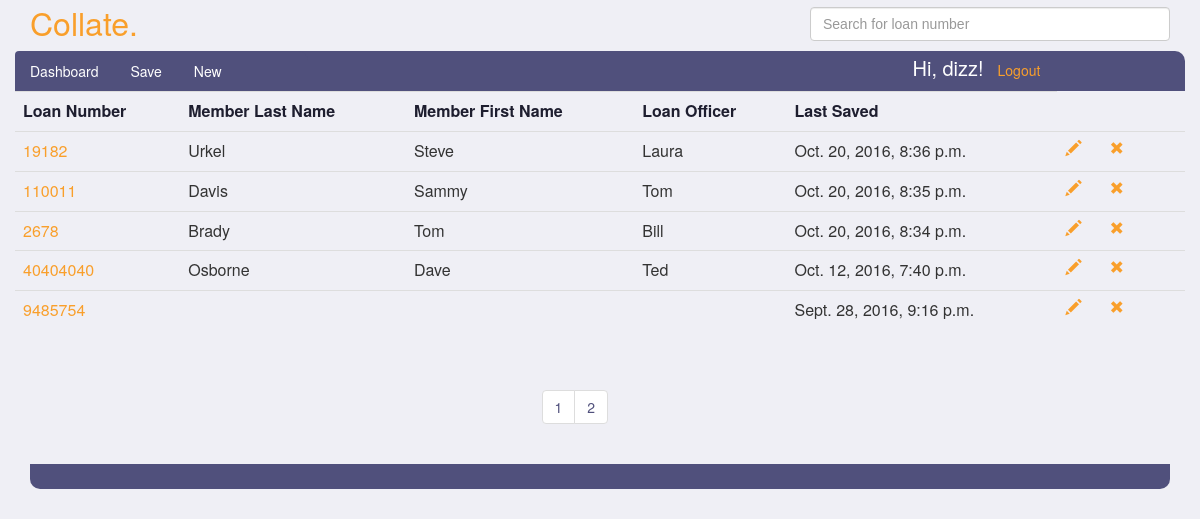
The app's page /Andre/submittals/ (signed in) with its own data.
### submittals/models.py (models this page shows, shortened)
class Submittal(models.Model):
    ACCOUNT_TYPES = (
        ('EQ', 'Equity Line of Credit'),
        ('EL', 'Equity Loan'),
    )
    PAY_TYPES = (
        ('BW', 'Bi-Weekly'),
        ('SM', 'Semi-Monthly'),
        ('MO', 'Monthly'),
        ('WK', 'Weekly'),
    )
    EMAIL_TEMPLATE_TYPES = (
        ('IN', 'Initial Contact - Email'),
        ('PR', 'Processor Submit - Email'),
        ('IA', 'Initial Approval - Email'),
        ('FN', 'Final Approval - Email'),
    )
    SMS_TEMPLATE_TYPES = (
        ('IN', 'Initial Contact - SMS'),
        ('PR', 'Processor Submit - SMS'),
        ('IA', 'Initial Approval - SMS'),
        ('FN', 'Final Approval - SMS'),
    )
    loan_number = models.PositiveIntegerField(unique=True)
    account_type = models.CharField(max_length=256, blank=True, choices=ACCOUNT_TYPES)
    loan_officer = models.CharField(max_length=256, blank=True)
    loan_processor = models.ForeignKey(Person, related_name="submittals", null=True, blank=True)
    loan_story = models.CharField(max_length=2560, blank=True)
    subject_property_address = models.CharField(max_length=256, blank=True)
    subject_property_city = models.CharField(max_length=256, blank=True)
    subject_property_state = models.CharField(max_length=256, blank=True, choices=STATES)
    subject_property_zip = models.CharField(max_length=256, blank=True)
    appraisal_value = models.CharField(max_length=256, blank=True)
    b1_first_name = models.CharField(max_length=256, blank=True)
    b1_last_name = models.CharField(max_length=256, blank=True)
    b2_first_name = models.CharField(max_length=256, blank=True)
    b2_last_name = models.CharField(max_length=256, blank=True)
    b1_employer_name = models.CharField(max_length=256, blank=True)
    b2_employer_name = models.CharField(max_length=256, blank=True)
    b1_phone_number = models.CharField(max_length=256, blank=True)
    b2_phone_number = models.CharField(max_length=256, blank=True)
    sms_template_select = models.CharField(max_length=256, blank=True, choices=SMS_TEMPLATE_TYPES)
    sms_message = models.CharField(max_length=512, blank=True)
    b1_email_address = models.EmailField(max_length=256, blank=True)
    b2_email_address = models.EmailField(max_length=256, blank=True)
    email_template_select = models.CharField(max_length=256, blank=True, choices=EMAIL_TEMPLATE_TYPES)
    email_message = models.CharField(max_length=2048, blank=True)
    b1_hire_date = models.CharField(max_length=256, blank=True)
    b2_hire_date = models.CharField(max_length=256, blank=True)
    b1_income_amount = models.FloatField(null=True, blank=True)
    b2_income_amount = models.FloatField(null=True, blank=True)
    b1_pay_frequency = models.CharField(max_length=256, blank=True, choices=PAY_TYPES)
    b2_pay_frequency = models.CharField(max_length=256, blank=True, choices=PAY_TYPES)
    b1_period_end_date = models.CharField(max_length=256, blank=True)
    b2_period_end_date = models.CharField(max_length=256, blank=True)
    b1_income_output = models.CharField(max_length=256, blank=True)
    b2_income_output = models.CharField(max_length=256, blank=True)
    created_at = models.DateTimeField(auto_now=True)

### submittals/views.py (the view)
# urls.py: url(r'^(?P<username>\w+)/submittals/$', views.dashboard, name='dashboard'),
@login_required
def dashboard(request, username):
    if request.method == 'GET':
        person = Person.objects.get(user=request.user)
        submittals = person.submittals.all().order_by('-created_at')
        paginator = Paginator(submittals, 5)
        page = request.GET.get('page')
        try:
            submits = paginator.page(page)
        except PageNotAnInteger:
            submits = paginator.page(1)
        except EmptyPage:
            submits = paginator.page(paginator.num_pages)
        loan_list = list(submittals.values_list('loan_number', flat=True))
        loan_strings = list(map(str, loan_list))
        loan_numbers = json.dumps(loan_strings)
    return render(request, 'dashboard.html', {'submittals': submits, 'autolist': loan_numbers })

### templates/dashboard.html (shortened to what this page needs)
{% extends 'submittal-layout.html' %}
{% block body %}
<div class="container">
<main class="drop-down">
    <section class="row dashboard-first-row">
        <table class="table table-hover submittal-list">
        <tr>
            <th>Loan Number</th>
            <th>Member Last Name</th>
            <th>Member First Name</th>
            <th>Loan Officer</th>
            <th>Last Saved</th>
        </tr>
        {% for s in submittals %}
            <tr class="data-row" id="item-{{ s.id }}">
                <td class="loan-numbers"><a href="/{{ request.user.username }}/submittals/{{ s.id }}">{{ s.loan_number }}</a></td>
                <td>{{ s.b1_last_name }}</td>
                <td>{{ s.b1_first_name }}</td>
                <td>{{ s.loan_officer }}</td>
                <td>{{ s.created_at }}</td>
                <td><a href="/{{ request.user.username }}/submittals/{{ s.id }}"><span title="Edit" id="{{ s.id }}"
                          class="glyphicon glyphicon-pencil edit-glyphicon"></span></a></td>
                <td><span title="Delete" id="{{ s.id }}"
                          class="glyphicon glyphicon-remove delete-glyphicon delete-submit"></span></td>
            </tr>
        {% endfor %}
            </table>
                    <div class="pagination dashboard-pagination">
                    <ul class="pagination">
                       {%  for page in submittals.paginator.page_range %}
                           <li>
                            <a href="?page={{ page }}">{{ page }}</a>
                           </li>
                        {% endfor %}
                    </ul>
                        </div>
        </section>
    <div class="nav-bottom"></div>
            </div>
      <div class="col-md-4"></div>
      <div class="col-md-4"></div>
    <div class="row">
      <div class="col-md-6"></div>
      <div class="col-md-6"></div>
    </div>
{% endblock %}

### templates/submittal-layout.html (shortened to what this page needs)
<html>
<head>
<link rel="stylesheet" href="https://maxcdn.bootstrapcdn.com/bootstrap/3.3.7/css/bootstrap.min.css"
>
{% load static %}
<link rel="stylesheet" type="text/css" href="{% static 'css/submittals.css' %}">
    <link rel="stylesheet" type="text/css" href="{% static 'css/dashboard.css' %}">
     <link rel="stylesheet" href="//code.jquery.com/ui/1.12.1/themes/base/jquery-ui.css">
</head>
<body>
<div class="container">
    <div class="row">
        <section class="col-xs-2 title"><a href='/'>Collate.</a></section>
        <section class="ui-widget col-xs-4 pull-right">
            <input type="search" name="search" class="form-control" id="search-box" placeholder="Search for loan number">
        </section>
    </div>
    <div class="row">
<header class="nav">
    <ul class="nav nav-pills col-md-3 col-sm-5 col-xs-8">
      <li role="presentation" class="active"><a href="/{{ user.username }}/submittals/">Dashboard</a></li>
      <li role="presentation"><a onClick="saveSubmit(); return false;" id="save" href="">Save</a></li>
      <li role="presentation"><a href="/{{ user.username }}/submittals/new/">New</a></li>
</ul>
        <ul class="col-md-3 pull-right list-inline logout-list">
            <li><h5>Hi, {{ request.user.username }}!</h5></li>
            <li><a href="/logout_user/">Logout</a></li>
            </ul>
        </header>
    </div>
</div>
{% block body %}
{% endblock %}
</body>
</html>

### submittals/static/css/submittals.css (style rules this page uses)
.title a { margin-top: 5px; padding: 0px; color: #f99f2b !important; font-family: Helvetica Neue, Helvetica, Arial, sans-serif; letter-spacing: 0; font-size: 32px; }
body { background-color: #efeff5; }
a { color: white; }
h5 { margin: 0; font-size: 20px; }
.nav { background-color: #50507c; border-top-right-radius: 10px; border-top-left-radius: 10px; color: white; }
.nav .active a { background-color: #50507c !important; }
.logout-list { margin-top: 6px; }
.logout-list li a { color: #f99f2b; }
#search-box { margin-top: 7px; margin-bottom: 10px; }

### submittals/static/css/dashboard.css (style rules this page uses)
.table { border-color: #000; border-bottom: 0 !important; }
.table th { background-color: #efeff5 !important; color: #1e1e2f; }
.table a { color: #f99f2b; }
.nav-bottom { background-color: #50507c; height: 25px; border-bottom-right-radius: 10px; border-bottom-left-radius: 10px; color: white; }
.delete-glyphicon { margin-right: 30px; font-size: 14px; color: #f99f2b; cursor: pointer; }
.pagination > li > a { color: #50507c; }
.dashboard-pagination { margin-left: 45%; }

### records on screen
Submittal: loan_number "19182", b1_last_name "Urkel", b1_first_name "Steve", loan_officer "Laura", created_at "Oct. 20, 2016, 8:36 p.m."
Submittal: loan_number "110011", b1_last_name "Davis", b1_first_name "Sammy", loan_officer "Tom", created_at "Oct. 20, 2016, 8:35 p.m."
Submittal: loan_number "2678", b1_last_name "Brady", b1_first_name "Tom", loan_officer "Bill", created_at "Oct. 20, 2016, 8:34 p.m."
Submittal: loan_number "40404040", b1_last_name "Osborne", b1_first_name "Dave", loan_officer "Ted", created_at "Oct. 12, 2016, 7:40 p.m."
Submittal: loan_number "9485754", created_at "Sept. 28, 2016, 9:16 p.m."

### other values on screen
{{ request.user.username }} "dizz"
{{ page }} "1" "2"
